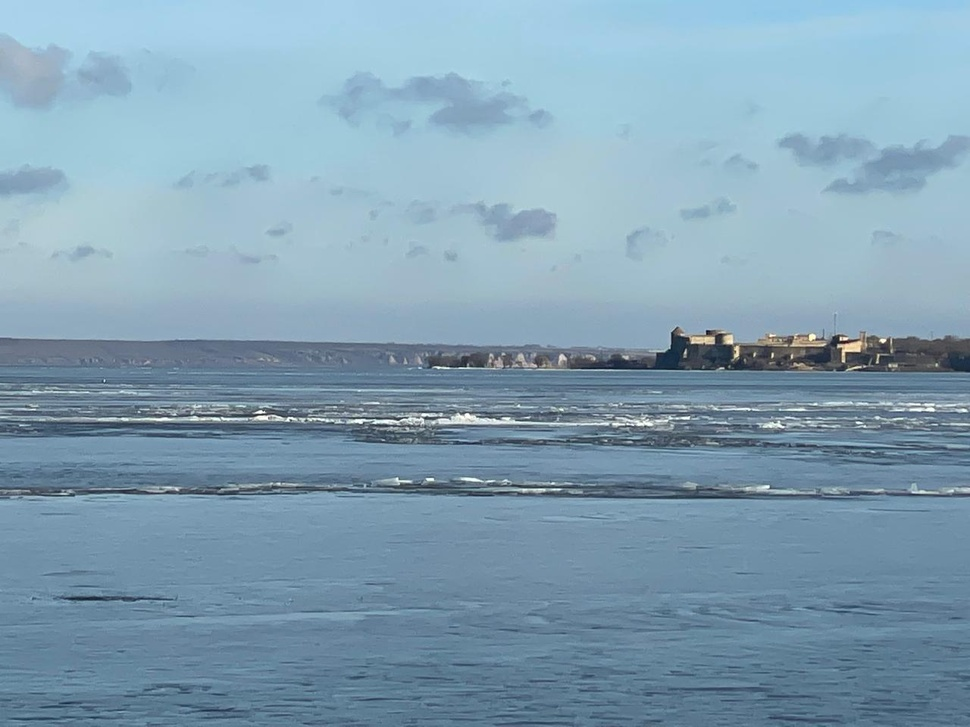
#> input picture image_processing/files/img1.jpeg, 970 x 727 px, shrunk from 1280 x 960 before the run, given in place of the camera
$ python 6_canny_edge.py
#> lines starting #> are read from the running program, lines starting #| are printed output that depends on the picture
from cgitb import grey

import cv2 as cv

cap = cv.VideoCapture(0)

cv.namedWindow('Canny Edge Detection')

cv.createTrackbar('minVal', 'Canny Edge Detection', 0, 255, lambda x: None)
cv.createTrackbar('maxVal', 'Canny Edge Detection', 0, 255, lambda x: None)

while (1):
    # Take each frame
    _, frame = cap.read()
#> frame is the input picture: shape (727, 970, 3); mean B, G, R 178.9, 159.8, 129.5

    gray = cv.cvtColor(frame, cv.COLOR_BGR2GRAY)
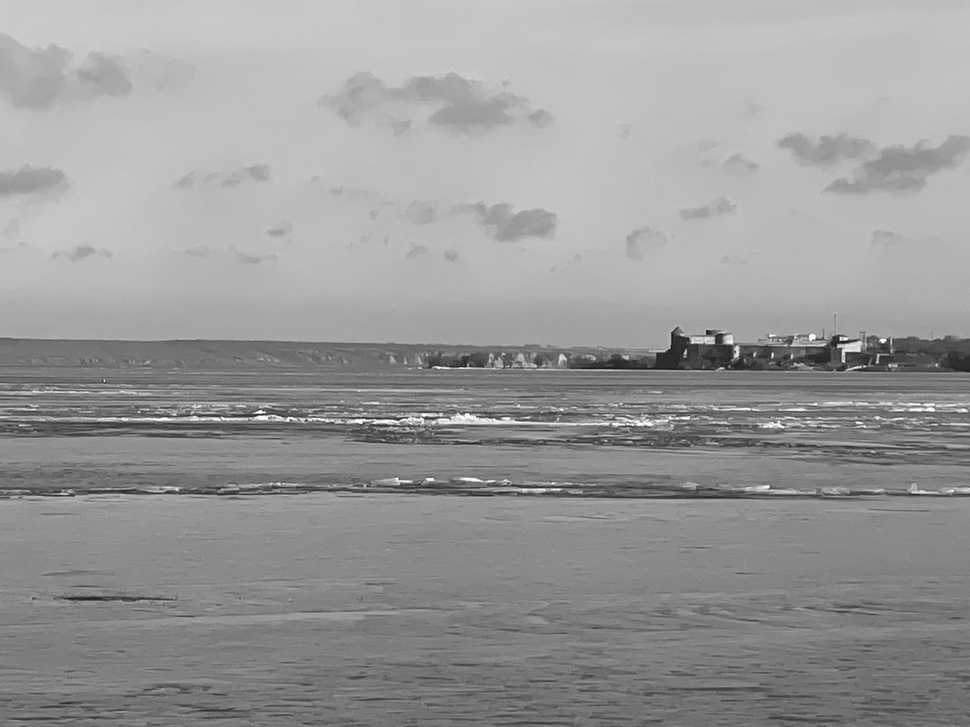
#> gray: shape (727, 970); min 10, max 255, mean 152.9

    blurred = cv.GaussianBlur(gray, (5, 5), 0)
    # blurred = cv.bilateralFilter(gray, 9, 75, 75)


    t1 = cv.getTrackbarPos('minVal', 'Canny Edge Detection')
    t2 = cv.getTrackbarPos('maxVal', 'Canny Edge Detection')

    res = cv.Canny(blurred, t1, t2)
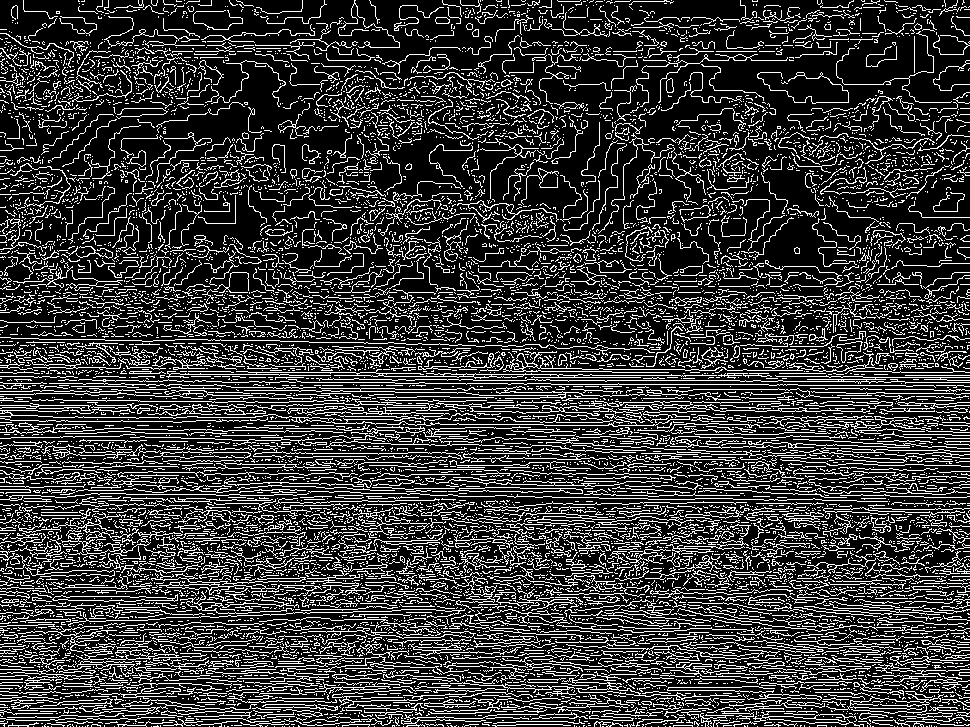
#> res: shape (727, 970); 22.1% white in thin lines or dots

    cv.imshow('frame', frame)
    cv.imshow('Canny Edge Detection', res)

    k = cv.waitKey(5) & 0xFF
#> (key Esc is pressed here)
    if k == 27:
        break

cv.destroyAllWindows()

$ run again, on image_processing/files/img2.jpeg
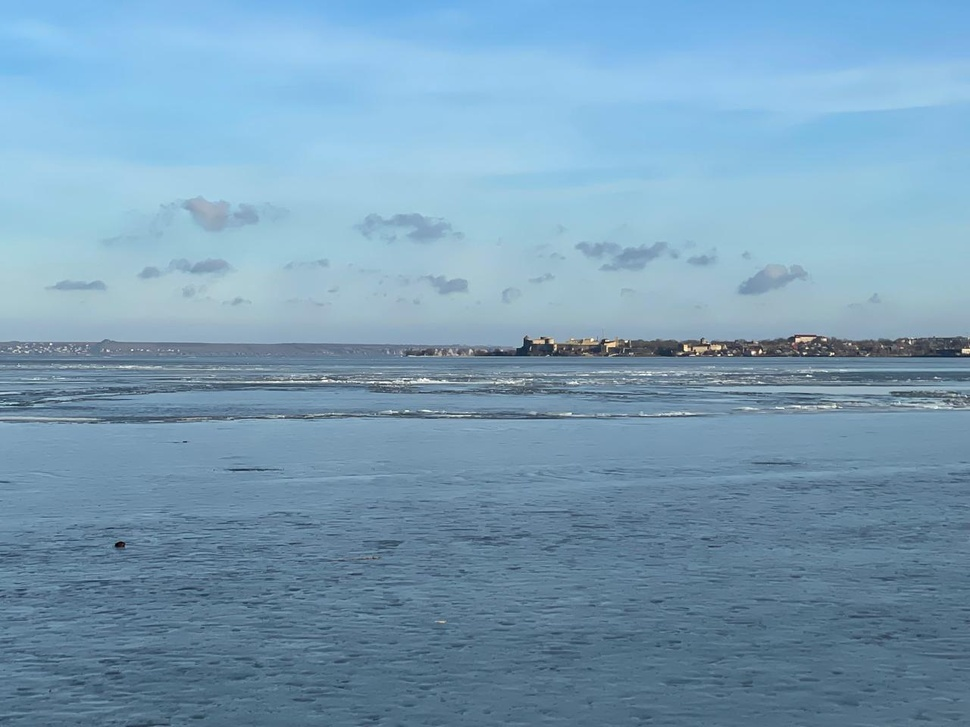
#> input picture image_processing/files/img2.jpeg, 970 x 727 px, shrunk from 1280 x 960 before the run, given in place of the camera
#> frame is the input picture: shape (727, 970, 3); mean B, G, R 182.3, 157.5, 121.3
#> `gray = cv.cvtColor(frame, cv.COLOR_BGR2GRAY)`:
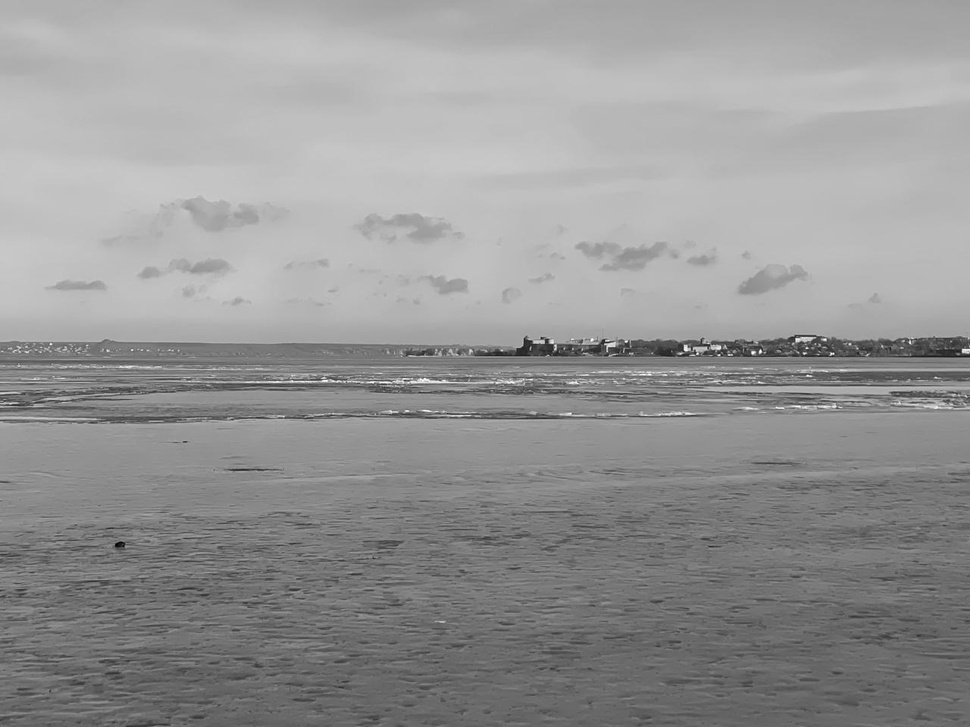
#> gray: shape (727, 970); min 2, max 254, mean 149.5
#> `res = cv.Canny(blurred, t1, t2)`:
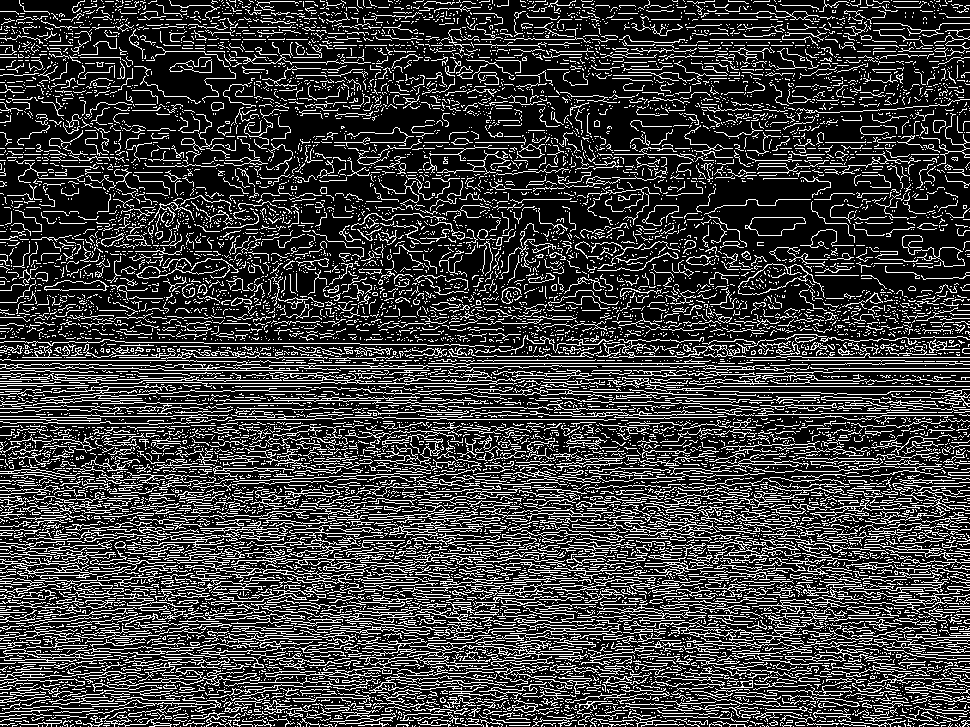
#> res: shape (727, 970); 23.4% white in thin lines or dots

$ run again, on image_processing/files/img_2.png
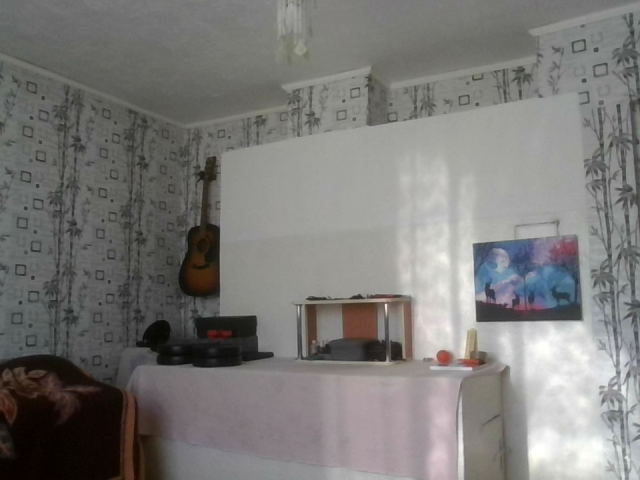
#> input picture image_processing/files/img_2.png, 640 x 480 px, given in place of the camera
#> frame is the input picture: shape (480, 640, 3); mean B, G, R 119.5, 121.9, 123.1
#> `gray = cv.cvtColor(frame, cv.COLOR_BGR2GRAY)`:
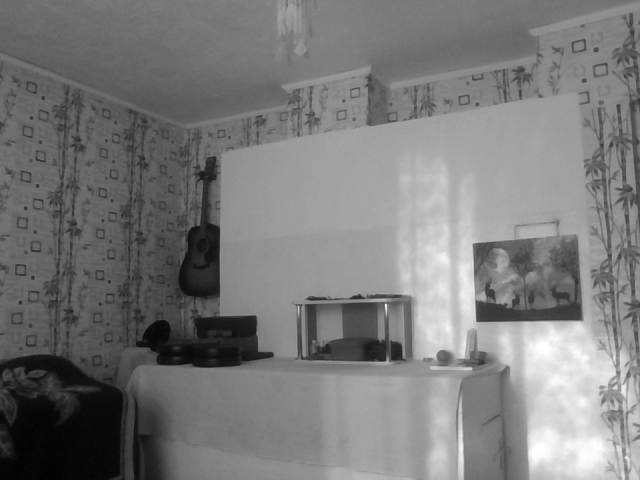
#> gray: shape (480, 640); min 1, max 255, mean 122
#> `res = cv.Canny(blurred, t1, t2)`:
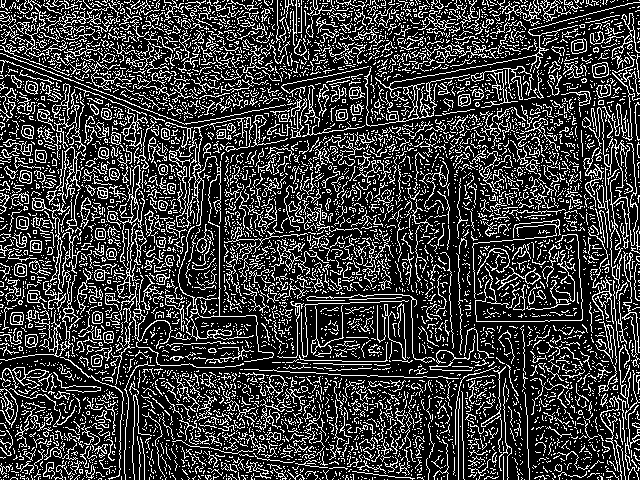
#> res: shape (480, 640); 23.7% white in thin lines or dots
